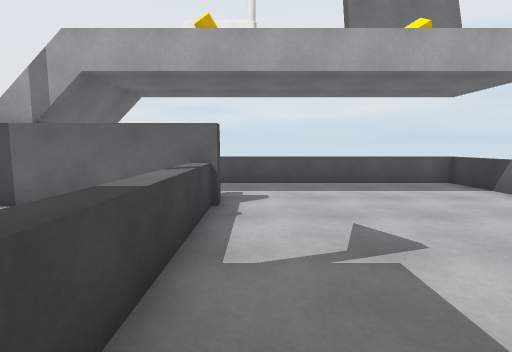
[1] (above)

17 first-person views from a walk through a Unity game level. The camera is 1.4 m above the floor, tilts 6° down and sees 85° across. The floor is counted in squares, 1 m on a side. Each view is taken from the middle of a square. On the plan, view 1 faces up. The plan holds only what a view shows up to about 14 squares ahead; the rest is blank. The place goes on beyond the plan. The player character is not drawn. Surface patterns are stand-ins for the level's own textures.

[2]
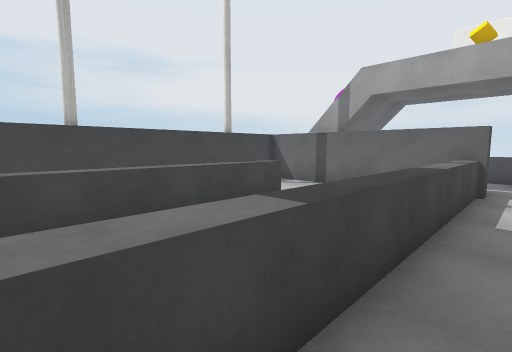

[3]
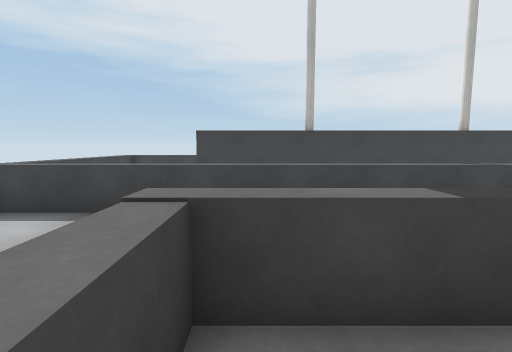

[4]
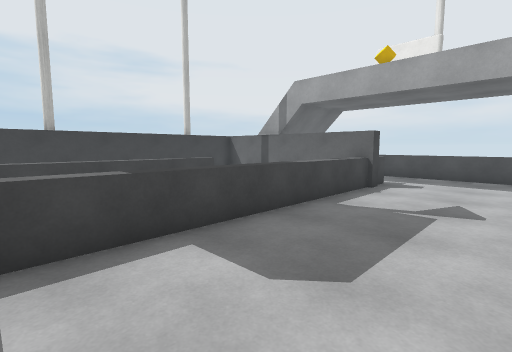

[5]
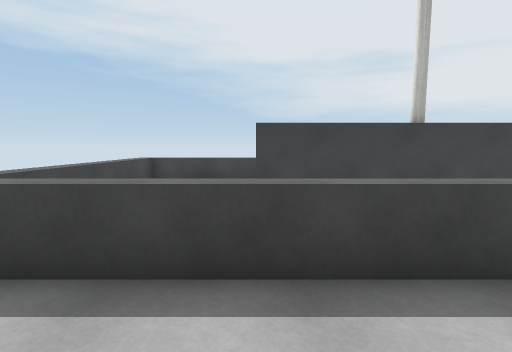

[6]
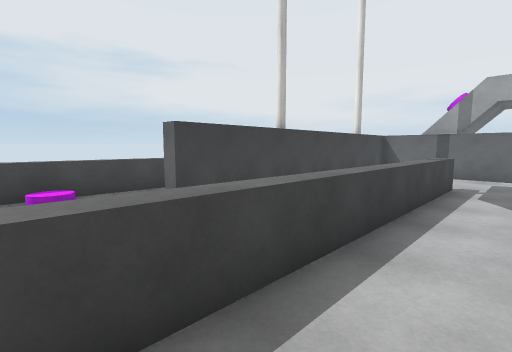

[7]
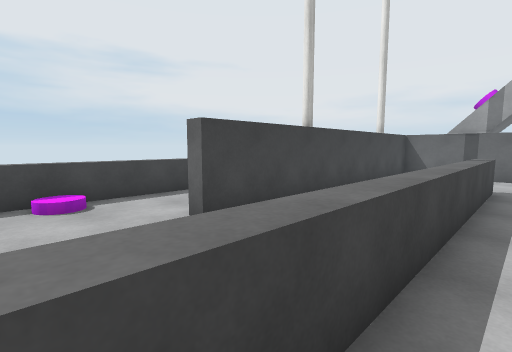

[8]
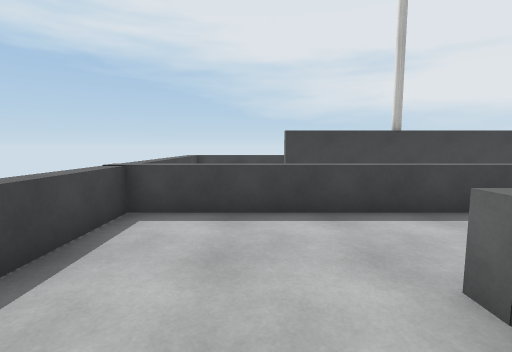

[9]
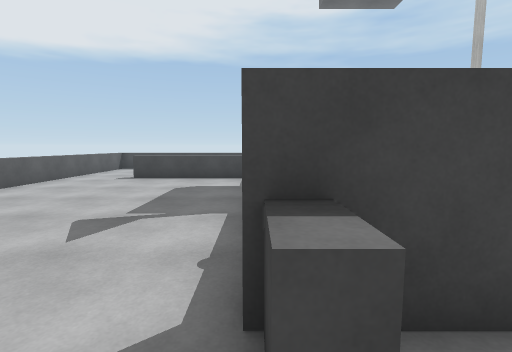

[10]
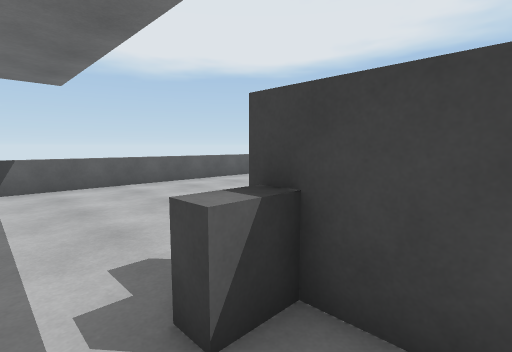

[11]
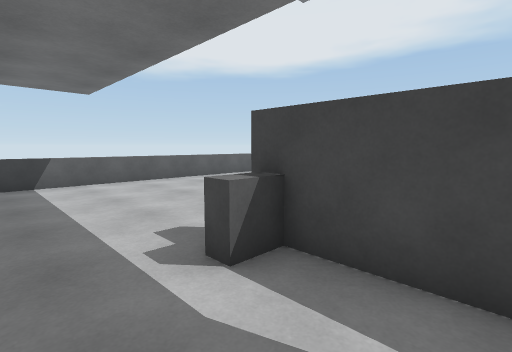

[12]
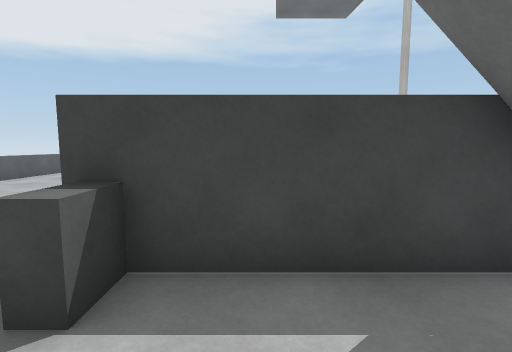

[13]
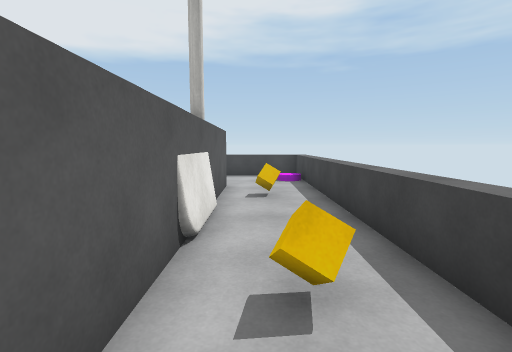

[14]
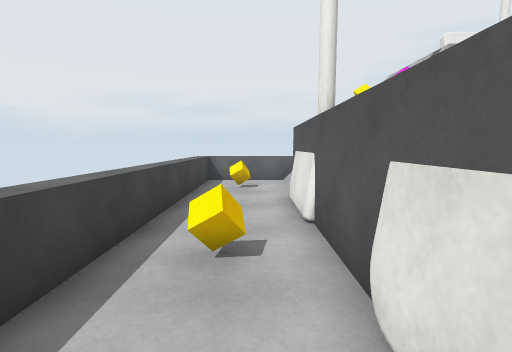

[15]
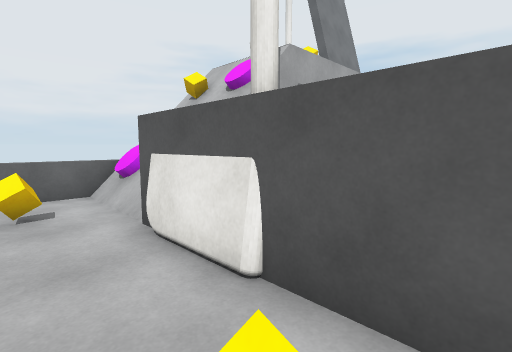

[16]
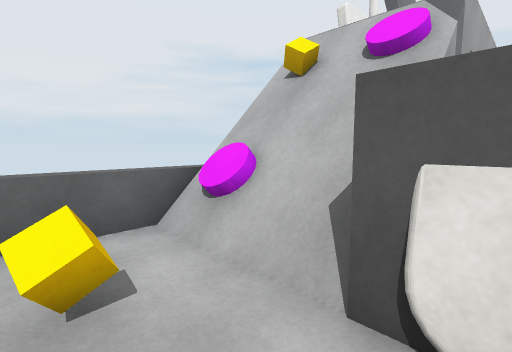

[17]
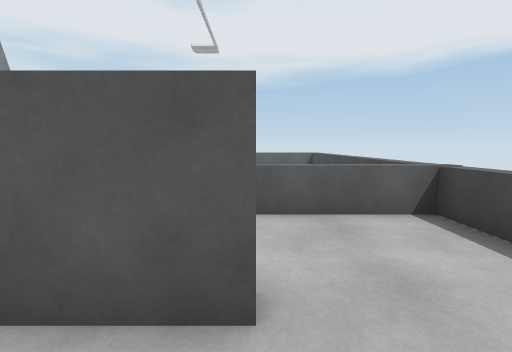

### Floor plan
Key: @ floor where view 1 was taken; # wall or solid block; . main floor; : floor 1 m higher than the main floor; + floor 3 m higher than the main floor; / step, stairs or slope; = window, fence, low wall or low ledge; ^ raised ledge; C purple cylinder; U cube.
Columns run from 12 left of view 1 to 8 right of it. Each row starts with its distance up from view 1.
 11 ^^^=:     ^^^^^^^^^^^
 10 =...C/+ ............^
  9 =U..///  ...........^
  8 =...//+....=........^
  7 =..#=/######........^
  6 =..# ....  ^........^
  5 =..# .... .^........^
  4 =..#  ... .^........^
  3 =..#   =...^........^
  2 =.U#   ^...^........^
  1 =..#   ^...^........^
  0 =..#   ^...^@.......^
 -1 =..#   ^...^........^
 -2 =..#   ^...^........^
 -3 =.U#   ^...^........^
 -4 =..#   ^...^^^^^^...^
 -5 =..#...^....      ..^
 -6 =......^.... .
 -7 =C.....^....
 -8 =......^....
 -9 #======^========

Where each view was taken, in squares from view 1:
view 1: 0 up, 0 right, facing up
view 2: 3 down, 0 right, facing up-left
view 3: 3 down, 1 right, facing left
view 4: 3 down, 3 right, facing up-left
view 5: 5 down, 2 left, facing left
view 6: 8 down, 3 left, facing up-left
view 7: 8 down, 4 left, facing up-left
view 8: 6 down, 1 right, facing left
view 9: 9 up, 1 left, facing down
view 10: 9 up, 3 left, facing down-right
view 11: 10 up, 4 left, facing down-right
view 12: 10 up, 3 left, facing down
view 13: 5 up, 10 left, facing down
view 14: 1 down, 10 left, facing up
view 15: 2 up, 11 left, facing up-right
view 16: 6 up, 11 left, facing up-right
view 17: 5 down, 11 left, facing right
